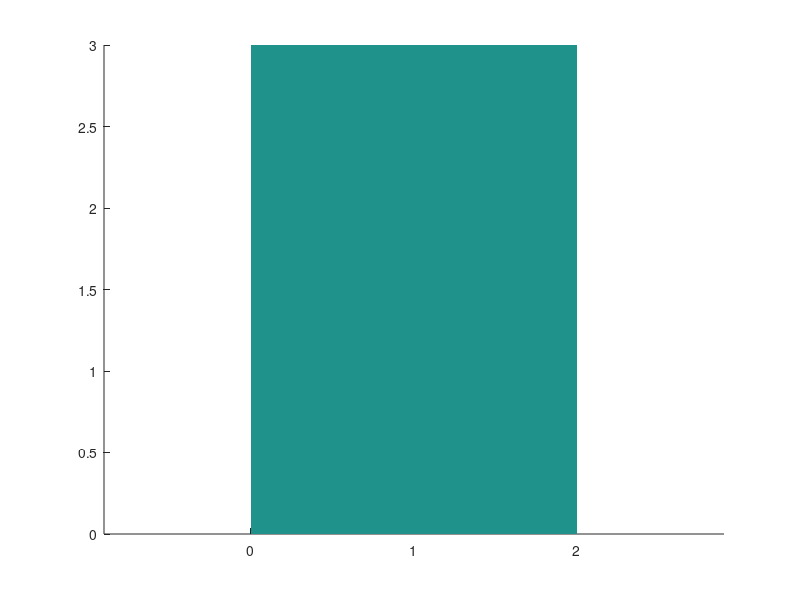

Write the MATLAB code that produced this figure. (Note: this script raises an error after producing the figure.)
% NUMERICAL METHODS IN FLUID MECHANICS
% PROJECT - 23/03/2018
% CHAPELLE GREGOIRE & DUTOIT VALENTIN 
close all;
h = 0.5;
L = 2;
H = 1.5*L;
M = L/h;
N = H/h;
[X,Y] = meshgrid(linspace(0,L,M),linspace(0,H,N));
dt = 0.1;
t_end = 30;
nt = t_end/dt;

T = importdata('temperature.txt',' ');

fig = figure;
axis equal;
hold on;
for i = 0:nt-1
    pcolor(X,Y,T(i*N+1:i*N+N,1:M));
    shading interp
    drawnow
end